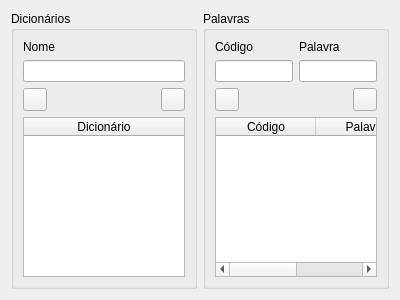
<?xml version="1.0" encoding="UTF-8"?>
<ui version="4.0">
 <class>ControlDictionary</class>
 <widget class="QWidget" name="ControlDictionary">
  <property name="windowModality">
   <enum>Qt::WindowModal</enum>
  </property>
  <property name="geometry">
   <rect>
    <x>0</x>
    <y>0</y>
    <width>400</width>
    <height>300</height>
   </rect>
  </property>
  <property name="windowTitle">
   <string>Dicionários</string>
  </property>
  <layout class="QHBoxLayout" name="horizontalLayout">
   <item>
    <layout class="QGridLayout" name="gridLayout">
     <item row="0" column="0">
      <widget class="QGroupBox" name="dictionaries">
       <property name="title">
        <string>Dicionários</string>
       </property>
       <layout class="QGridLayout" name="gridLayout_3">
        <item row="2" column="0">
         <widget class="QToolButton" name="addDict">
          <property name="toolTip">
           <string>Adicionar dicionário.</string>
          </property>
          <property name="text">
           <string/>
          </property>
          <property name="icon">
           <iconset resource="../Application/resource.qrc">
            <normaloff>:/icons/add24x24.png</normaloff>:/icons/add24x24.png</iconset>
          </property>
         </widget>
        </item>
        <item row="3" column="0" colspan="4">
         <widget class="QTableWidget" name="listDict">
          <property name="alternatingRowColors">
           <bool>true</bool>
          </property>
          <property name="selectionMode">
           <enum>QAbstractItemView::SingleSelection</enum>
          </property>
          <property name="selectionBehavior">
           <enum>QAbstractItemView::SelectRows</enum>
          </property>
          <attribute name="horizontalHeaderStretchLastSection">
           <bool>true</bool>
          </attribute>
          <column>
           <property name="text">
            <string>Dicionário</string>
           </property>
          </column>
         </widget>
        </item>
        <item row="2" column="1" colspan="2">
         <spacer name="horizontalSpacer">
          <property name="orientation">
           <enum>Qt::Horizontal</enum>
          </property>
          <property name="sizeHint" stdset="0">
           <size>
            <width>40</width>
            <height>20</height>
           </size>
          </property>
         </spacer>
        </item>
        <item row="2" column="3">
         <widget class="QToolButton" name="rmDict">
          <property name="toolTip">
           <string>Remover dicionário.</string>
          </property>
          <property name="text">
           <string/>
          </property>
          <property name="icon">
           <iconset resource="../Application/resource.qrc">
            <normaloff>:/icons/remove24x24.png</normaloff>:/icons/remove24x24.png</iconset>
          </property>
         </widget>
        </item>
        <item row="1" column="0" colspan="4">
         <widget class="QLineEdit" name="nameDict"/>
        </item>
        <item row="0" column="0" colspan="4">
         <widget class="QLabel" name="label">
          <property name="text">
           <string>Nome</string>
          </property>
         </widget>
        </item>
       </layout>
      </widget>
     </item>
    </layout>
   </item>
   <item>
    <layout class="QGridLayout" name="gridLayout_2">
     <item row="0" column="0">
      <widget class="QGroupBox" name="words">
       <property name="title">
        <string>Palavras</string>
       </property>
       <layout class="QGridLayout" name="gridLayout_4">
        <item row="4" column="0" colspan="3">
         <widget class="QTableWidget" name="entries">
          <property name="alternatingRowColors">
           <bool>true</bool>
          </property>
          <property name="selectionMode">
           <enum>QAbstractItemView::SingleSelection</enum>
          </property>
          <property name="selectionBehavior">
           <enum>QAbstractItemView::SelectRows</enum>
          </property>
          <attribute name="horizontalHeaderStretchLastSection">
           <bool>true</bool>
          </attribute>
          <column>
           <property name="text">
            <string>Código</string>
           </property>
          </column>
          <column>
           <property name="text">
            <string>Palavra</string>
           </property>
          </column>
         </widget>
        </item>
        <item row="3" column="1">
         <spacer name="horizontalSpacer_2">
          <property name="orientation">
           <enum>Qt::Horizontal</enum>
          </property>
          <property name="sizeHint" stdset="0">
           <size>
            <width>40</width>
            <height>20</height>
           </size>
          </property>
         </spacer>
        </item>
        <item row="3" column="0">
         <widget class="QToolButton" name="addEntry">
          <property name="toolTip">
           <string>Adicionar palavra.</string>
          </property>
          <property name="text">
           <string/>
          </property>
          <property name="icon">
           <iconset resource="../Application/resource.qrc">
            <normaloff>:/icons/add24x24.png</normaloff>:/icons/add24x24.png</iconset>
          </property>
         </widget>
        </item>
        <item row="3" column="2">
         <widget class="QToolButton" name="rmEntry">
          <property name="toolTip">
           <string>Remover palavra.</string>
          </property>
          <property name="text">
           <string/>
          </property>
          <property name="icon">
           <iconset resource="../Application/resource.qrc">
            <normaloff>:/icons/remove24x24.png</normaloff>:/icons/remove24x24.png</iconset>
          </property>
         </widget>
        </item>
        <item row="0" column="0" colspan="3">
         <layout class="QGridLayout" name="gridLayout_5">
          <item row="0" column="0">
           <widget class="QLabel" name="label_2">
            <property name="text">
             <string>Código</string>
            </property>
           </widget>
          </item>
          <item row="0" column="1">
           <widget class="QLabel" name="label_3">
            <property name="text">
             <string>Palavra</string>
            </property>
           </widget>
          </item>
          <item row="1" column="0">
           <widget class="QLineEdit" name="code"/>
          </item>
          <item row="1" column="1">
           <widget class="QLineEdit" name="word"/>
          </item>
         </layout>
        </item>
       </layout>
      </widget>
     </item>
    </layout>
   </item>
  </layout>
 </widget>
 <resources>
  <include location="../Application/resource.qrc"/>
  <include location="../Application/resource.qrc"/>
 </resources>
 <connections/>
</ui>
